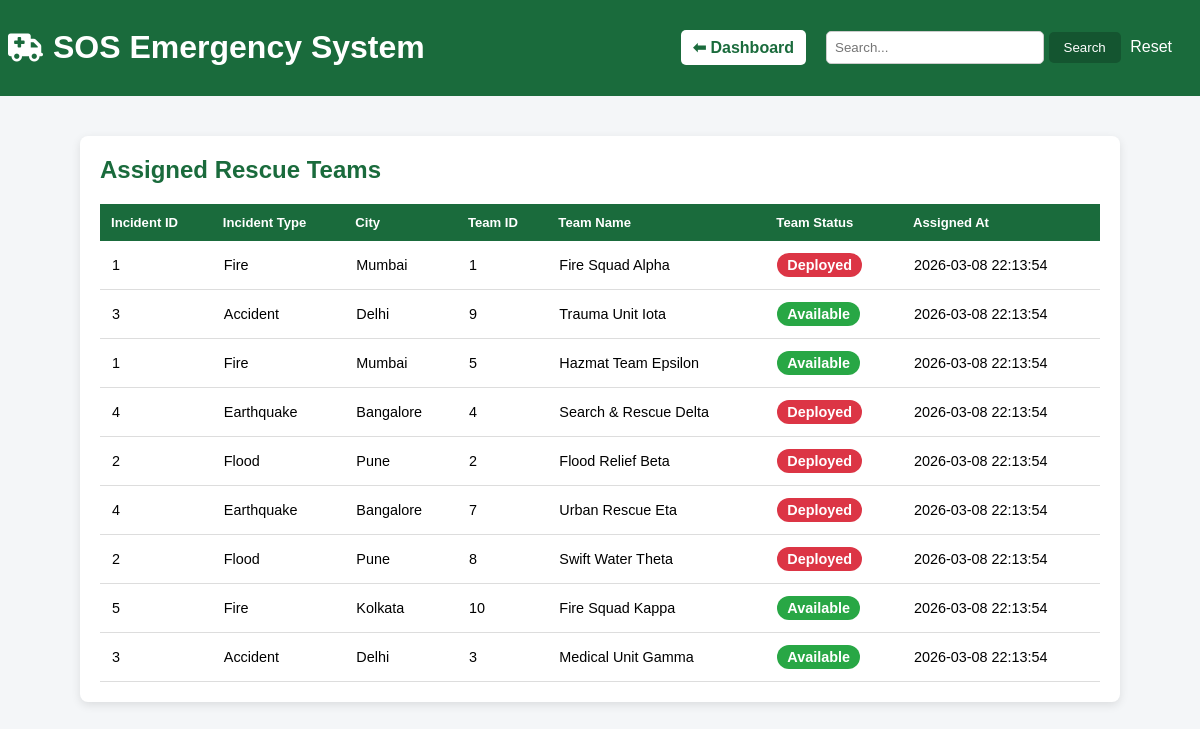
Screenshot of /Fronted_/display_team.php with the database file from the repository.
### tables this page shows
CREATE TABLE `assigned_to` (
  `Incident_ID` int(11) NOT NULL,
  `Team_ID` int(11) NOT NULL,
  `Assigned_At` datetime NOT NULL DEFAULT current_timestamp()
);

CREATE TABLE `incident` (
  `Incident_ID` int(11) NOT NULL,
  `Trigger_Call_ID` int(11) NOT NULL,
  `Type` enum('Fire','Flood','Accident','Earthquake','Other') NOT NULL,
  `Severity` tinyint(4) NOT NULL CHECK (`Severity` between 1 and 5),
  `City` varchar(100) NOT NULL,
  `Reported_At` datetime NOT NULL DEFAULT current_timestamp(),
  `Status` enum('Active','Controlled','Closed') NOT NULL DEFAULT 'Active'
);

CREATE TABLE `rescue_team` (
  `Team_ID` int(11) NOT NULL,
  `Name` varchar(100) NOT NULL,
  `Status` enum('Available','Deployed','Off-Duty') NOT NULL DEFAULT 'Available'
);

### Fronted_/display_team.php (the view, shortened to what this page needs)
<?php
require_once "db_connect.php";
$search = "";
if($search != ""){
$sql = "
SELECT
    a.Incident_ID,
    a.Team_ID,
    a.Assigned_At,
    i.Type AS Incident_Type,
    i.City AS Incident_City,
    t.Name AS Team_Name,
    t.Status AS Team_Status
FROM assigned_to a
JOIN INCIDENT i ON a.Incident_ID = i.Incident_ID
JOIN RESCUE_TEAM t ON a.Team_ID = t.Team_ID
WHERE
    a.Incident_ID LIKE '%$search%' OR
    t.Name LIKE '%$search%' OR
    i.City LIKE '%$search%' OR
    t.Status LIKE '%$search%'
ORDER BY a.Assigned_At DESC
";
}
else{
$sql = "
SELECT
    a.Incident_ID,
    a.Team_ID,
    a.Assigned_At,
    i.Type AS Incident_Type,
    i.City AS Incident_City,
    t.Name AS Team_Name,
    t.Status AS Team_Status
FROM assigned_to a
JOIN INCIDENT i ON a.Incident_ID = i.Incident_ID
JOIN RESCUE_TEAM t ON a.Team_ID = t.Team_ID
ORDER BY a.Assigned_At DESC
";
}
$result = $conn->query($sql);
$assignments = [];
if($result){
    $assignments = $result->fetch_all(MYSQLI_ASSOC);
}
?>
<!DOCTYPE html>
<html lang="en">
<head>
<link rel="stylesheet" href="https://cdnjs.cloudflare.com/ajax/libs/font-awesome/6.5.0/css/all.min.css">
</head>
<body>
<header>
<div class="logo-area">
<i class="fa-solid fa-truck-medical logo"></i>
<h1>SOS Emergency System</h1>
</div>
<div class="header-right">
<a href="index.php" class="back-btn">⬅ Dashboard</a>
<form method="GET" class="search-form">
<input type="text"
name="search"
placeholder="Search..."
value="<?= htmlspecialchars($search ?? '') ?>">
<button type="submit">Search</button>
<a href="display_team.php" class="reset-btn">Reset</a>
</form>
</div>
</header>
<div class="container">
<h2>Assigned Rescue Teams</h2>
<?php if(empty($assignments)): ?>
<p>No assignments found.</p>
<?php else: ?>
<table>
<thead>
<tr>
<th>Incident ID</th>
<th>Incident Type</th>
<th>City</th>
<th>Team ID</th>
<th>Team Name</th>
<th>Team Status</th>
<th>Assigned At</th>
</tr>
</thead>
<tbody>
<?php foreach($assignments as $a): ?>
<tr>
<td><?= htmlspecialchars($a['Incident_ID']) ?></td>
<td><?= htmlspecialchars($a['Incident_Type']) ?></td>
<td><?= htmlspecialchars($a['Incident_City']) ?></td>
<td><?= htmlspecialchars($a['Team_ID']) ?></td>
<td><?= htmlspecialchars($a['Team_Name']) ?></td>
<td>
<span class="status status-<?= htmlspecialchars($a['Team_Status']) ?>">
<?= htmlspecialchars($a['Team_Status']) ?>
</span>
</td>
<td><?= htmlspecialchars($a['Assigned_At']) ?></td>
</tr>
<?php endforeach; ?>
</tbody>
</table>
<?php endif; ?>
</div>
</body>
</html>

### Fronted_/display_team.php (style rules this page uses)
body { font-family:Arial, sans-serif; background:#f4f6f8; margin:0; }
header { background:#1a6b3c; color:white; padding:8px; display:flex; justify-content:space-between; align-items:center; }
.header-right { display:flex; align-items:center; gap:10px; }
.search-form input { padding:8px; width:200px; border:1px solid #ccc; border-radius:5px; }
.search-form button { padding:8px 15px; background:#145530; color:white; border:none; border-radius:5px; cursor:pointer; }
.back-btn { background:white; color:#1a6b3c; padding:8px 12px; border-radius:5px; text-decoration:none; font-weight:bold; }
.reset-btn { color:white; text-decoration:none; margin-left:5px; margin-right:20px; }
.container { width:90%; max-width:1000px; margin:40px auto; background:white; padding:20px; border-radius:8px; box-shadow:0 3px 10px rgba(0,0,0,0.1); }
h2 { color:#1a6b3c; margin-top:0; }
table { width:100%; border-collapse: collapse; margin-top:20px; }
th { background:#1a6b3c; color:white; padding:11px; text-align:left; font-size:0.82rem; }
td { padding:12px; border-bottom:1px solid #ddd; font-size:0.9rem; }
.status { font-weight:bold; padding:4px 10px; border-radius:12px; display:inline-block; color:white; }
.status-Available { background:#28a745; }
.status-Deployed { background:#dc3545; }
.back-btn { background:white; color:#1a6b3c; padding:8px 12px; border-radius:5px; text-decoration:none; font-weight:bold; margin-right:10px; }
.logo-area { display:flex; align-items:center; gap:10px; }
.logo { font-size:28px; }

### rows the page displays
assigned_to: Incident_ID "1", Incident_ID.Type "Fire", Incident_ID.City "Mumbai", Team_ID "1", Team_ID.Name "Fire Squad Alpha", Team_ID.Status "Deployed", Assigned_At "2026-03-08 22:13:54"
assigned_to: Incident_ID "3", Incident_ID.Type "Accident", Incident_ID.City "Delhi", Team_ID "9", Team_ID.Name "Trauma Unit Iota", Team_ID.Status "Available", Assigned_At "2026-03-08 22:13:54"
assigned_to: Incident_ID "1", Incident_ID.Type "Fire", Incident_ID.City "Mumbai", Team_ID "5", Team_ID.Name "Hazmat Team Epsilon", Team_ID.Status "Available", Assigned_At "2026-03-08 22:13:54"
assigned_to: Incident_ID "4", Incident_ID.Type "Earthquake", Incident_ID.City "Bangalore", Team_ID "4", Team_ID.Name "Search & Rescue Delta", Team_ID.Status "Deployed", Assigned_At "2026-03-08 22:13:54"
assigned_to: Incident_ID "2", Incident_ID.Type "Flood", Incident_ID.City "Pune", Team_ID "2", Team_ID.Name "Flood Relief Beta", Team_ID.Status "Deployed", Assigned_At "2026-03-08 22:13:54"
assigned_to: Incident_ID "4", Incident_ID.Type "Earthquake", Incident_ID.City "Bangalore", Team_ID "7", Team_ID.Name "Urban Rescue Eta", Team_ID.Status "Deployed", Assigned_At "2026-03-08 22:13:54"
assigned_to: Incident_ID "2", Incident_ID.Type "Flood", Incident_ID.City "Pune", Team_ID "8", Team_ID.Name "Swift Water Theta", Team_ID.Status "Deployed", Assigned_At "2026-03-08 22:13:54"
assigned_to: Incident_ID "5", Incident_ID.Type "Fire", Incident_ID.City "Kolkata", Team_ID "10", Team_ID.Name "Fire Squad Kappa", Team_ID.Status "Available", Assigned_At "2026-03-08 22:13:54"
assigned_to: Incident_ID "3", Incident_ID.Type "Accident", Incident_ID.City "Delhi", Team_ID "3", Team_ID.Name "Medical Unit Gamma", Team_ID.Status "Available", Assigned_At "2026-03-08 22:13:54"
